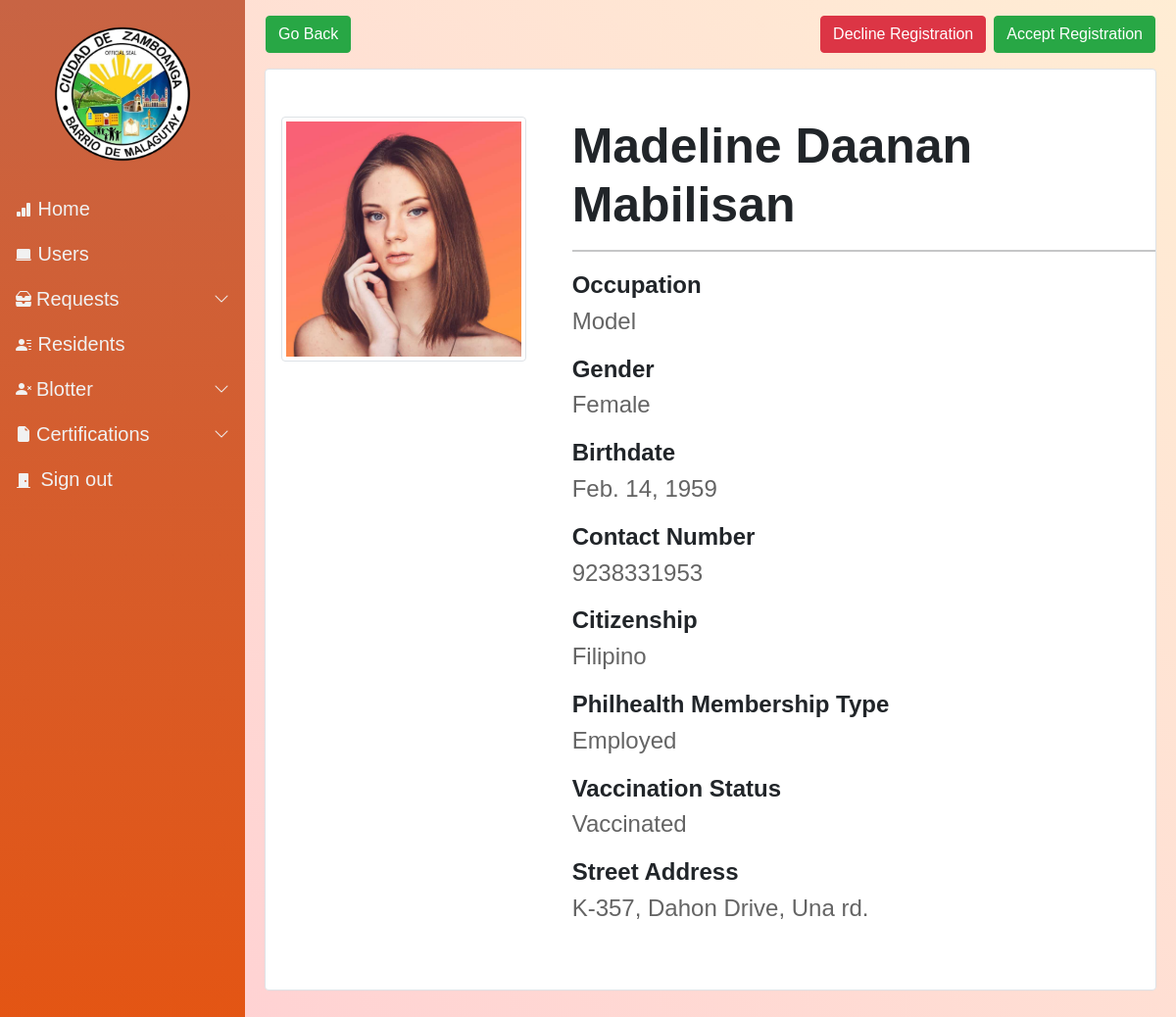
The app's page /temp_profile/3 (signed in) with its own data.
### Resident/models.py (models this page shows, shortened)
class TempResident (models.Model):
    pic = models.ImageField(null=True, blank = True, verbose_name="Profile Picture", upload_to= "images/", default='images/default_pp.jpg')
    First_name = models.CharField(max_length=50)
    Last_name = models.CharField(max_length=50)
    Middle_name = models.CharField(max_length=50, null=True, blank=True)
    Email = models.EmailField(max_length=254)
    Birthdate = models.DateField(auto_now_add=False, auto_now=False)
    Gender_choices = (
        ('Male','Male'),
        ('Female','Female')
        )
    Gender = models.CharField(max_length=100, choices=Gender_choices, default = "Not Specified")
    numbers = RegexValidator(r'^[0-9]+','Only numbers are accepted')
    Contact = models.CharField(max_length=11, validators=[numbers])
    Phealthnone = 'None'
    Phealth_choices = (
        ('None', 'None'),
        ('Employed','Employed'),
        ('Voluntary','Voluntary'),
        ('OFW','OFW'),
        ('Sponsored','Sponsored'),
        ('Indigent','Indigent'),
        ('Lifetime','Lifetime'),
        ('Senior','Senior')
    )
    Philhealth_membership = models.CharField(max_length=100,choices=Phealth_choices, default=Phealthnone,verbose_name="Philhealth Membership Type")
    Cstatus_choices = (
        ('Single','Single'),
        ('Married','Married'),
        ('Separated','Separated'),
        ('Widowed','Widowed'),
        )
    Marital_status = models.CharField(max_length=100, choices = Cstatus_choices, default = "")
    Citizenship = models.CharField(max_length=100)
    Religion = models.CharField(max_length=100)
    Occupation = models.CharField(max_length=100, null=True, blank=True)
    Vac_choices = (
        ('Vaccinated','Vaccinated'),
        ('Unvaccinated','Unvaccinated')
    )
    Vaccination = models.CharField(max_length=100, choices = Vac_choices, verbose_name="Vaccination Status", default="")
    Address = models.CharField(max_length=250, verbose_name="Street Address")
    Blacklisted = models.BooleanField(default = False)
    created_date = models.DateTimeField(auto_now_add=True)
    modified_date = models.DateTimeField(auto_now=True)

### Resident/views.py (the view)
@login_required(login_url='login')
def registration_profile(request, pk):
    profile = TempResident.objects.get(id = pk)
    context = {
        'profile' : profile
    }
    return render(request, "temp_profile.html", context = context)

### Resident/context_processors.py (called while the page is built)
def greet(request):
    greeting = f"{request.user.username}"
    return{
        "greeting" : greet
    }

### templates/temp_profile.html (shortened to what this page needs)
{% extends 'base.html' %}
{%  load static %}
{% block content %}
<div style="margin: 8px;">
   <a href = "{% url 'display_registrations' %}"  class="btn btn-success ml-2" role="button">Go Back</a>
   <a href = "{% url 'acceptresident' profile.id%}"  class="btn btn-success ml-2 mr-2 float-end" role="button">Accept Registration</a>
   <a href = "{% url 'declineresident' profile.id %}"  class="btn btn-danger ml-2 float-end" role="button">Decline Registration</a>
</div>
<div class="mt-3 border rounded mb-5 shadow-md pb-5 pt-5" style="background-color: white; padding-top: 50px; padding-left: 0; margin-left: 15px; margin-right: 15px;">
   <div class="row">
      <div class="col-md-4">
         {% if profile.pic %}
            <img src = "{{profile.pic.url}}" width="250px" height="250px" class="img-thumbnail rounded mx-auto d-block" alt="profile pic">
         {% endif %}
      </div>
      <div class="col-md-8">
         {% if profile.Middle_name is not None %}
         <h1 style="font-size: 50px;"><b>{{profile.First_name}} {{profile.Middle_name}} {{profile.Last_name}}</b></h1>
         {% else %}
         <h1 style="font-size: 50px;"><b>{{profile.First_name}} {{profile.Last_name}}</b></h1>
         {% endif %}
         <hr>
         <ul class="p-0 profile">
            <li>
               <h4><b>Occupation</b></h4>
               <h4 class="info">{{profile.Occupation}}</h4>
            </li>
            <li>
               <h4><b>Gender</b></h4>
               <h4 class="info">{{profile.Gender}}</h4>
            </li>
            <li>
               <h4><b>Birthdate</b></h4>
               <h4 class="info">{{profile.Birthdate}}</h4>
            </li>
            <li>
               <h4><b>Contact Number</b></h4>
               <h4 class="info">{{profile.Contact}}</h4>
            </li>
            <li>
               <h4><b>Citizenship</b></h4>
               <h4 class="info">{{profile.Citizenship}}</h4>
            </li>
            <li>
               <h4><b>Philhealth Membership Type</b></h4>
               <h4 class="info">{{profile.Philhealth_membership}}</h4>
            </li>
            <li>
               <h4><b>Vaccination Status</b></h4>
               <h4 class="info">{{profile.Vaccination}}</h4>
            </li>
            <li>
               <h4><b>Street Address</b></h4>
               <h4 class="info">{{profile.Address}}</h4>
            </li>
         </ul>
      </div>
   </div>
</div>
{%  endblock content %}

### static/css/nav.css (style rules this page uses)
@media (min-width: 992px) { body { overflow: auto !important; } }

### templates/base.html (style rules this page uses)
body::after { opacity: 0.; }

### templates/temp_profile.html (style rules this page uses)
.profile li { margin-top: 20px; margin-bottom: 20px; }
ul { list-style-type: none; }
.info { color: rgb(100, 100, 100); }

### records on screen
TempResident: pic (picture), First_name "Madeline", Middle_name "Daanan", Last_name "Mabilisan", Occupation "Model", Gender "Female", Birthdate "Feb. 14, 1959", Contact "9238331953", Citizenship "Filipino", Philhealth_membership "Employed", Vaccination "Vaccinated", Address "K-357, Dahon Drive, Una rd."
